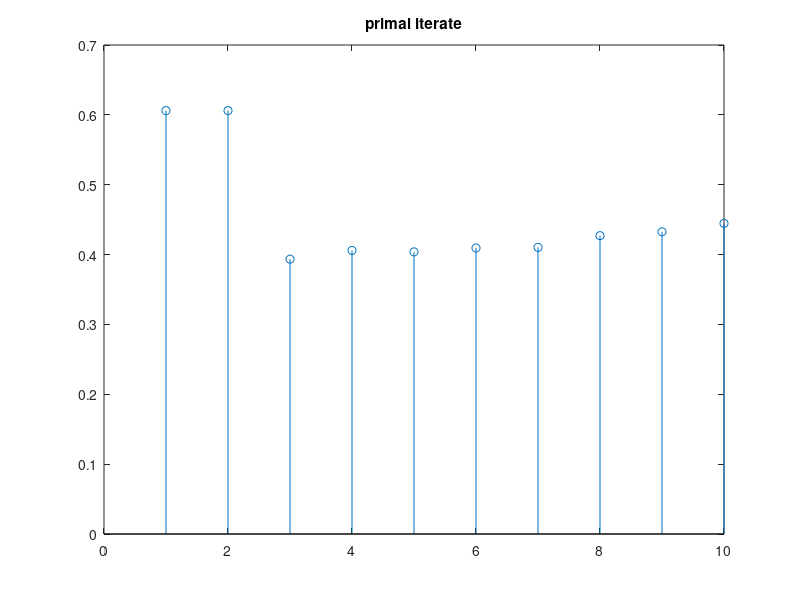
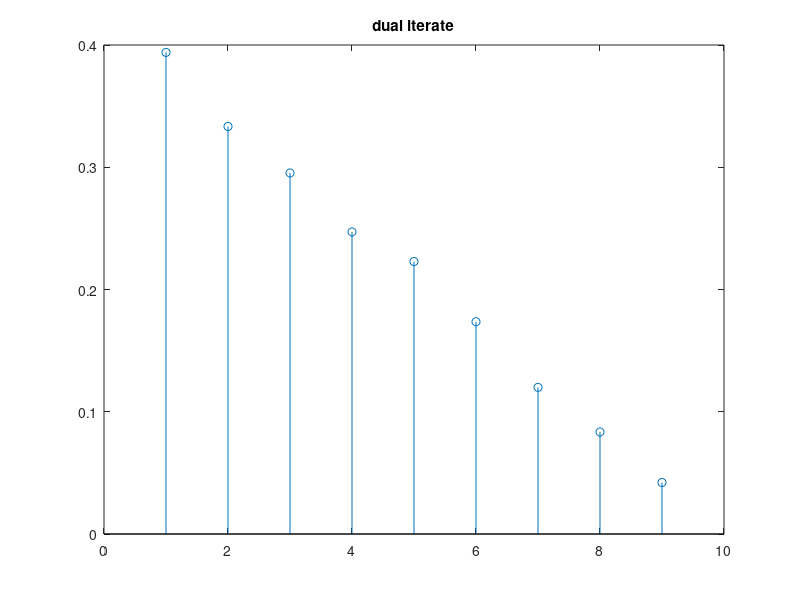
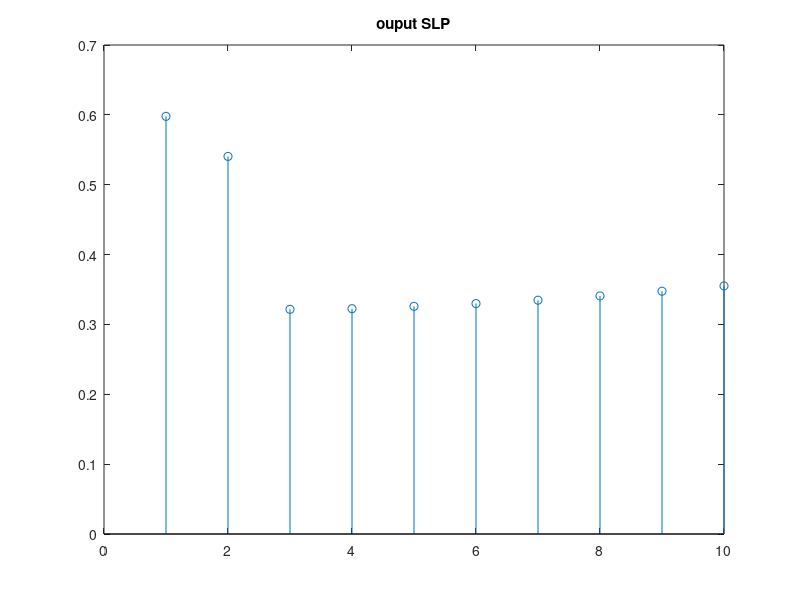

MATLAB code to generate these figures, in order: (Note: this script raises an error after producing the figures.)
%%%% This is the source code for num. experiments discussed in the paper 
%%%% "Localized Graph Clustering with Network Lasso" 
%%%% A. Jung, April 2020 

clear all; 
[pathtothismfile,name,ext] = fileparts(mfilename('fullpath')) ; 

N = 10;  % nr of nodes in chain 
K = 100; %nr of iterations used for nLasso


B = diag(ones(N,1),0) - diag(ones(N-1,1),1) ; % incidence matrix 
B = B(1:(N-1),:) ; 


%kappa = 0.5 ; 



Lambda = 1*diag(1./(sum(abs(B),2))) ; 
Gamma_vec = (1./(sum(abs(B),1)))' ; 
Gamma = diag(Gamma_vec) ; 

cluster1 = [ones(N/2,1);zeros(N/2,1)]; 
cluster2 = [zeros(N/2,1);ones(N/2,1)]; 
c1 = 1 ; c2 = 0; 
graphsig = c1*cluster1 + c2*cluster2; 



%% here we can loop over different values for boundary weight 
%%% here we can loop over different values of nLasso lambda 

weight = eye(N-1,N-1); 
%weight(N/2,N/2) = 1/4 ; 
weight_vec = 1./(1:(N-1)) ; 
weight_vec = (5/4)*ones(N-1,1); 
eta = 1/4; 
eta=1; 
weight_vec(2) = eta ; 
weight =  diag(weight_vec) ; 
lambda_nLasso = 1/3 ;  %% nLasso parameter
lambda_nLasso = 1/3 ; 

anal_sig = (c1 - lambda_nLasso*eta)*cluster1 + (c2 + lambda_nLasso*eta)*cluster2 ; 


D = weight*B;

hatx = zeros(N,1); 
haty = ((1:(N-1))/(N-1))'; 
samplingset = [1 N]; 
running_average = 0*hatx; 
running_averagey = 0*haty; 

% 
% for iterk=1:K
%    
%     newx = hatx - Gamma*D'*haty ; 
%     newx(samplingset) = graphsig(samplingset) ; 
%     tildex = 2*newx-hatx; 
%     newy = haty + Lambda*D*tildex; 
%     haty = newy./max([abs(newy),ones(N-1,1)],[],2) ; 
%     hatx = newx; 
%     running_average = (running_average*(iterk-1) +hatx)/iterk; 
%     running_averagey = (running_averagey*(iterk-1) +haty)/iterk; 
%  %   log_conv(iterk) = sum(abs(D*running_average)); 
%  %   log_bound(iterk) =1/(2*iterk)*(hatx'*inv(Gamma)*hatx)+(haty'*inv(Lambda)*haty) ;
% end

primSLP = ones(N,1); 
primSLp(N) = 0 ; 
%running_average;
dualSLP =(1:(N-1))'/(N-1) ; %running_averagey; 


hatx = zeros(N,1); 

%% create sampling set = set of seed nodes 
samplingset = [1]; 

%% create indicator signal for nodes not being seed nodes  
seednodesindicator= zeros(N,1); 
seednodesindicator(samplingset) = 1; 
noseednodeindicator = ones(N,1); 
noseednodeindicator(samplingset)=0; 

running_average = 0*hatx; 
running_averagey = 0*hatx; 


log_conv=zeros(N,1); 
log_bound=zeros(N,1); 
newx = 0*hatx; 

hist_y = zeros(K,N-1); 
hist_x = zeros(K,N) ; 

alpha = 1/10; 
fac_alpha = 1./(Gamma_vec*alpha+1) ; 


for iterk=1:K
    % update (????)
    tildex = 2*newx-hatx;  
    % update (???) 
    newy = haty + (1/2)*B*tildex; 
    % update (???) 
    haty = newy./max([abs(newy)./(lambda_nLasso*weight_vec),ones(N-1,1)],[],2) ; 
    % update (???) 
    newx = hatx - Gamma_vec.*(B'*haty); 
    % update (???)
    for dmy=1:length(samplingset)
        idx_dmy = samplingset(dmy); 
        newx(idx_dmy) = (newx(idx_dmy) +Gamma_vec(idx_dmy)*graphsig(idx_dmy))/(1+Gamma_vec(idx_dmy));
    end
    newx = seednodesindicator.*newx + noseednodeindicator.*(newx.*fac_alpha); 
    hatx = newx; 
    
   % newx(samplingset) = graphsig(samplingset) ; 
 
  %  haty = newy./max([abs(newy),ones(N-1,1)],[],2) ; 
  
    
    hist_y(iterk,:) = haty; 
    hist_x(iterk,:) = hatx; 
    
    running_average = (running_average*(iterk-1) +hatx)/iterk; 
    %running_averagey = (running_average*(iterk-1) +haty)/iterk;+
    dual = sign(B*running_average); 
    dual(iterk:(N-1)) = 0 ;
    log_conv(iterk) = sum(abs(B*running_average)); 
    log_bound(iterk) =(1/(2*iterk))*(primSLP'*inv(Gamma)*primSLP)+((dualSLP-dual)'*inv(Lambda)*(dualSLP-dual)) ;
end

close all; 
figure(1); 
stem(hatx);
title('primal iterate')
figure(2); 
stem(haty); 
title('dual iterate')
figure(3); 
stem(running_average);
title('ouput SLP'); 
anal_est =  norm(anal_sig-graphsig)^2/norm(graphsig)^2 
err = norm(running_average-graphsig)^2/norm(graphsig)^2 


mtx=[(1:N)' running_average]; 
%mtx = flipup(mtx); 
T = array2table(mtx,'VariableNames',{'i','x'});
%csvwrite('hingelosswoheader.csv',mtx);


filename = sprintf('NumExpChainPrimal%s.csv',datetime(now,'ConvertFrom','datenum')) ; 
%filename = 'NumExpChainPrimal.csv' ; 

writetable(T,fullfile(pathtothismfile,filename));

mtx=[(1:(N-1))' haty]; 
%mtx = flipup(mtx); 
T = array2table(mtx,'VariableNames',{'i','y'});
%csvwrite('hingelosswoheader.csv',mtx);

filename = sprintf('NumExpChainDual%s.csv',datetime(now,'ConvertFrom','datenum')) ; 

writetable(T,fullfile(pathtothismfile,filename));

mtx=[(1:(N))' graphsig]; 
%mtx = flipup(mtx); 
T = array2table(mtx,'VariableNames',{'i','x'});
%csvwrite('hingelosswoheader.csv',mtx);

filename = sprintf('NumExpChainSig%s.csv',datetime(now,'ConvertFrom','datenum')) ; 

writetable(T,fullfile(pathtothismfile,filename));


%figure(4); 
%stem(dual);
%bound =log_bound+(1./(2*(1:K))*(hatx'*inv(Lambda)*hatx) ; 
%plot(1:N,log([log_conv log_bound])); 